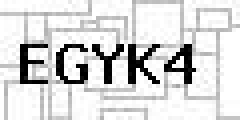
#> input picture sampleCaptchas/input/input00.jpg, 60 x 30 px (shown 4 times larger)
$ python captcha_simple.py
#> lines starting #> are read from the running program, lines starting #| are printed output that depends on the picture; after the words box and inside, x2 and y2 are one past the last pixel; in counts of white or black regions, pixels touching at a corner belong together
import cv2
import numpy as np
import pytesseract
from pytesseract import Output

class CaptchaSimple(object):
    def __init__(self):
        pass

    def __call__(self, im_path, save_path=False):
        """
        Algo for inference
        args:
        im_path: .jpg image path to load and to infer
        save_path: output file path to save the one-line outcome
        """
#> called with im_path = 'sampleCaptchas/input/input00.jpg', save_path = False
        # pre-processing
        img = cv2.imread(im_path)
#> img is the input picture: shape (30, 60, 3); min 0, max 255, mean 215.3
        gray = cv2.cvtColor(img, cv2.COLOR_BGR2GRAY)
        _, binary = cv2.threshold(gray, 128, 255, cv2.THRESH_BINARY)
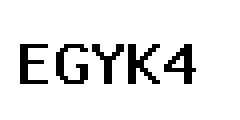
#> binary: shape (30, 60) (shown 4 times larger); 90.3% white; black in thin lines or dots, all inside (x1, y1, x2, y2) = (5, 11, 49, 21)

        # Tesseract
        custom_config = r'--oem 3 --psm 6' # 3: auto 6: simple scenario ocr
#> (the run stopped early here; a loop or call above may not have finished)
